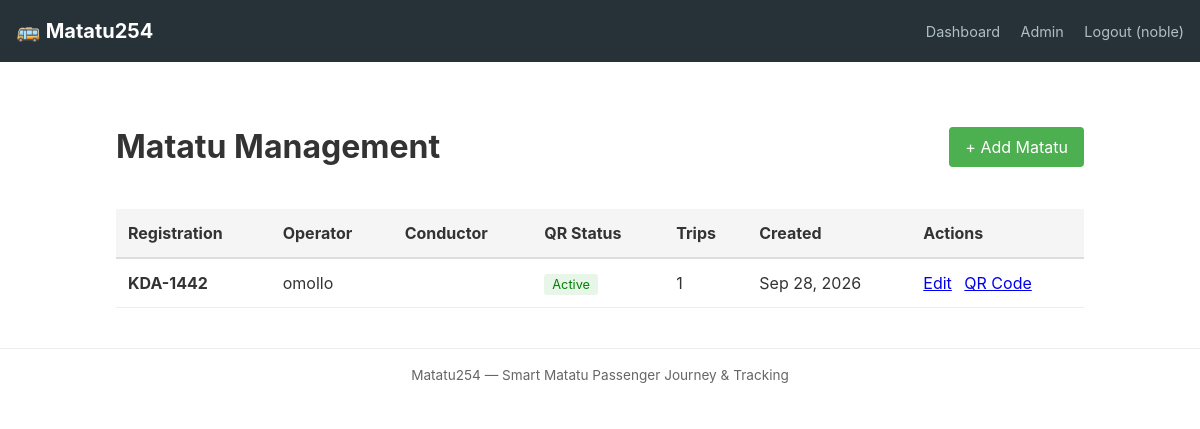
/management/matatus/ (signed in), run on an earlier commit of the app's database.
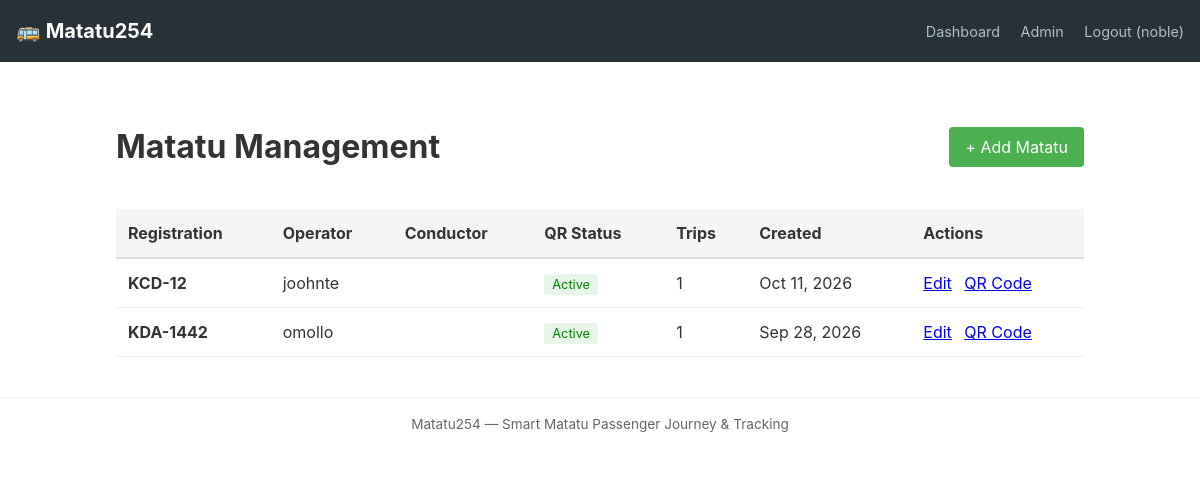
And on a later commit of the database.
### fleet/models.py (models this page shows, shortened)
class Matatu(models.Model):
	registration_number = models.CharField(max_length=20, unique=True)
	operator = models.CharField(max_length=255)
	owner = models.ForeignKey(settings.AUTH_USER_MODEL, on_delete=models.CASCADE, related_name="matatus", null=True, blank=True)
	created_at = models.DateTimeField(auto_now_add=True)

class QRCode(models.Model):
	class Status(models.TextChoices):
		ACTIVE = "active", "Active"
		INACTIVE = "inactive", "Inactive"
	matatu = models.OneToOneField(
		Matatu,
		on_delete=models.CASCADE,
		related_name="qr_code",
	)
	code_value = models.TextField(unique=True)
	status = models.CharField(
		max_length=8,
		choices=Status.choices,
		default=Status.ACTIVE,
	)

### management/views.py (the view)
# urls.py: path("matatus/", views.matatu_list, name="matatu-list"),
@login_required
@user_passes_test(is_admin)
def matatu_list(request):
    matatus = Matatu.objects.annotate(
        trip_count=Count('activetrip'),
        qr_status=Count('qr_code')
    ).order_by('-created_at')
    return render(request, "management/matatu_list.html", {'matatus': matatus})

### management/views.py (called while the page is built)
def is_admin(user):
    return user.is_authenticated and user.role == 'ADMIN'

### management/templates/management/matatu_list.html (shortened to what this page needs)
{% extends 'base.html' %}
{% block content %}
  <div style="max-width: 1000px; margin: 0 auto; padding: 1rem;">
    <header style="display: flex; justify-content: space-between; align-items: center; margin-bottom: 1rem;">
      <h1>Matatu Management</h1>
      <a href="{% url 'management:matatu-create' %}" style="padding: 0.5rem 1rem; background: #4caf50; color: white; text-decoration: none; border-radius: 4px;">+ Add Matatu</a>
    </header>
    {% if matatus %}
      <div style="overflow-x: auto;">
        <table style="width: 100%; border-collapse: collapse;">
          <thead>
            <tr style="background: #f5f5f5;">
              <th style="padding: 0.75rem; text-align: left; border-bottom: 2px solid #ddd;">Registration</th>
              <th style="padding: 0.75rem; text-align: left; border-bottom: 2px solid #ddd;">Operator</th>
              <th style="padding: 0.75rem; text-align: left; border-bottom: 2px solid #ddd;">Conductor</th>
              <th style="padding: 0.75rem; text-align: left; border-bottom: 2px solid #ddd;">QR Status</th>
              <th style="padding: 0.75rem; text-align: left; border-bottom: 2px solid #ddd;">Trips</th>
              <th style="padding: 0.75rem; text-align: left; border-bottom: 2px solid #ddd;">Created</th>
              <th style="padding: 0.75rem; text-align: left; border-bottom: 2px solid #ddd;">Actions</th>
            </tr>
          </thead>
          <tbody>
            {% for m in matatus %}
              <tr style="border-bottom: 1px solid #eee;">
                <td style="padding: 0.75rem; font-weight: bold;">{{ m.registration_number }}</td>
                <td style="padding: 0.75rem;">{{ m.operator }}</td>
                <td style="padding: 0.75rem;">
                </td>
                <td style="padding: 0.75rem;">
                  {% if m.qr_code %}
                    <span style="
                      padding: 0.2rem 0.5rem;
                      border-radius: 3px;
                      font-size: 0.8rem;
                      background: {% if m.qr_code.status == 'active' %}#e8f5e9{% else %}#fce4ec{% endif %};
                      color: {% if m.qr_code.status == 'active' %}green{% else %}red{% endif %};
                    ">
                      {{ m.qr_code.get_status_display }}
                    </span>
                  {% else %}
                    <span style="color: #999;">No QR</span>
                  {% endif %}
                </td>
                <td style="padding: 0.75rem;">{{ m.trip_count }}</td>
                <td style="padding: 0.75rem;">{{ m.created_at|date:"M d, Y" }}</td>
                <td style="padding: 0.75rem;">
                  <a href="{% url 'management:matatu-edit' m.pk %}" style="margin-right: 0.5rem;">Edit</a>
                  <a href="{% url 'management:matatu-qr' m.pk %}">QR Code</a>
                </td>
              </tr>
            {% endfor %}
          </tbody>
        </table>
      </div>
    {% else %}
      <p style="color: #666;">No matatus yet.</p>
    {% endif %}
  </div>
{% endblock %}

What changed in the data, as far as the page shows it:
added Matatu: registration_number "KCD-12", operator "joohnte", qr_code.status "Active", trip_count "1", created_at "Oct 11, 2026"
